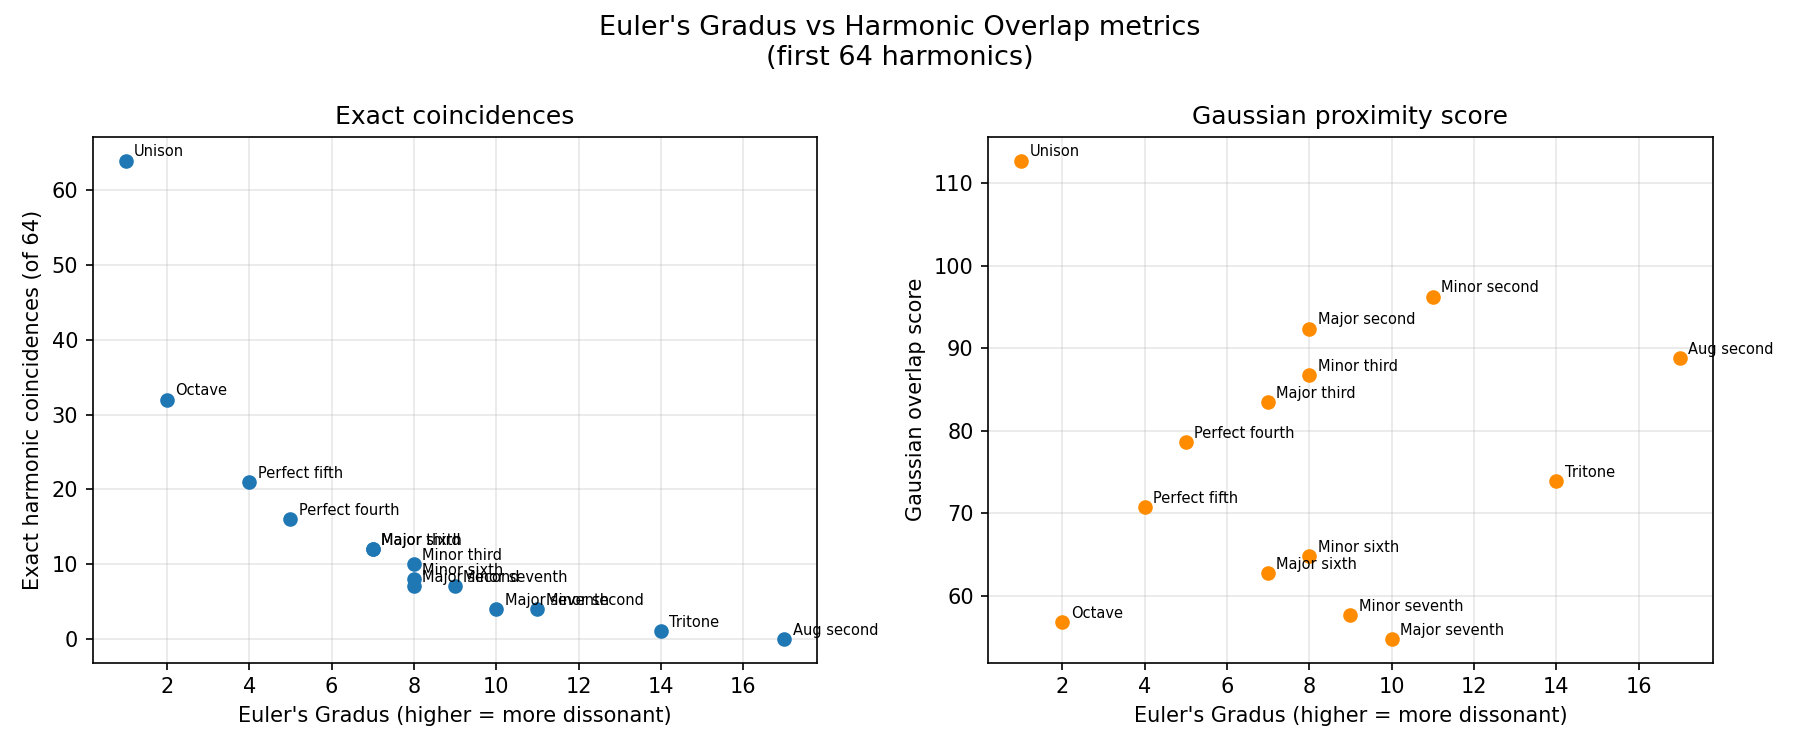

Python code for this plot:
"""
Explore whether harmonic overlap predicts Euler's Gradus Suavitatis.

For two notes at frequency ratio p:q (integers, coprime), harmonics of note 1
are at multiples of 1, harmonics of note 2 are at multiples of p/q. An exact
coincidence occurs when n1 = n2 * p/q, i.e. n1*q = n2*p. Since gcd(p,q)=1,
this requires p | n1 and q | n2, so coincidences fall at harmonics p, 2p, 3p…
of note 1. Within N harmonics of note 1, there are floor(N/p) such coincidences.

Euler's Gradus for a ratio expressed as n = p*q (the product of numerator and
denominator in lowest terms) is: G(n) = 1 + sum_i e_i*(prime_i - 1)

OEIS A275314: https://oeis.org/A275314
"""

from math import gcd
from fractions import Fraction
from sympy import factorint
import numpy as np
import matplotlib.pyplot as plt


# ---------------------------------------------------------------------------
# Euler's Gradus Suavitatis
# ---------------------------------------------------------------------------

def gradus(p: int, q: int) -> int:
    """Euler's Gradus for frequency ratio p:q (need not be coprime)."""
    g = gcd(p, q)
    p, q = p // g, q // g
    n = p * q  # characteristic number
    result = 1
    for prime, exp in factorint(n).items():
        result += exp * (prime - 1)
    return result


# ---------------------------------------------------------------------------
# Harmonic overlap metrics
# ---------------------------------------------------------------------------

def exact_coincidences(p: int, q: int, N: int) -> int:
    """
    Count harmonics of note 1 (up to N) that exactly coincide with a harmonic
    of note 2, for ratio p:q in lowest terms.

    Coincidences occur at n1 = p, 2p, 3p, ... so count = floor(N/p).
    By symmetry, if we count from note 2's side it's floor(N/q).
    """
    g = gcd(p, q)
    p, q = p // g, q // g
    return N // p  # harmonics of note 1 that match a harmonic of note 2


def near_coincidences(p: int, q: int, N: int, tolerance: float = 0.01) -> int:
    """
    Count near-coincidences using a tolerance in semitones (as fraction of
    semitone width). Useful to model finite-bandwidth ear perception.
    """
    g = gcd(p, q)
    p, q = p // g, q // g
    # Harmonics of note 1: 1, 2, ..., N  (at relative freq k)
    # Harmonics of note 2: p/q, 2p/q, ..., N*p/q
    harmonics1 = np.arange(1, N + 1, dtype=float)
    harmonics2 = np.arange(1, N + 1, dtype=float) * p / q

    count = 0
    for h2 in harmonics2:
        if h2 > N:
            break
        # nearest harmonic of note 1
        nearest = round(h2)
        if nearest >= 1 and abs(h2 - nearest) / nearest <= tolerance:
            count += 1
    return count


def overlap_score(p: int, q: int, N: int) -> float:
    """
    Roughness-inspired score: sum over all harmonic pairs of a proximity
    function. Closer pairs contribute more weight. This mimics Helmholtz/Plomp
    roughness models where nearby partials create beating dissonance.
    """
    g = gcd(p, q)
    p, q = p // g, q // g
    harmonics1 = np.arange(1, N + 1, dtype=float)
    harmonics2 = np.arange(1, N + 1, dtype=float) * p / q

    score = 0.0
    for h2 in harmonics2:
        if h2 > N * 1.1:
            break
        # Gaussian proximity to each harmonic of note 1
        diffs = np.abs(harmonics1 - h2) / harmonics1  # relative distance
        score += np.sum(np.exp(-diffs**2 / (2 * 0.02**2)))
    return score


# ---------------------------------------------------------------------------
# Survey of musical intervals
# ---------------------------------------------------------------------------

INTERVALS = [
    ("Unison",           1, 1),
    ("Octave",           2, 1),
    ("Perfect fifth",    3, 2),
    ("Perfect fourth",   4, 3),
    ("Major sixth",      5, 3),
    ("Major third",      5, 4),
    ("Minor third",      6, 5),
    ("Minor sixth",      8, 5),
    ("Major second",     9, 8),
    ("Minor seventh",    9, 5),
    ("Major seventh",   15, 8),
    ("Minor second",    16, 15),
    ("Tritone",         45, 32),
    ("Aug second",      75, 64),
]

N_HARMONICS = 64

print(f"{'Interval':<20} {'Ratio':>8}  {'Gradus':>6}  {'ExactN':>7}  {'NearN':>7}  {'Overlap':>9}")
print("-" * 65)

for name, p, q in INTERVALS:
    g_val   = gradus(p, q)
    exact   = exact_coincidences(p, q, N_HARMONICS)
    near    = near_coincidences(p, q, N_HARMONICS, tolerance=0.005)
    olap    = overlap_score(p, q, N_HARMONICS)
    print(f"{name:<20} {p}/{q:>5}  {g_val:>6}  {exact:>7}  {near:>7}  {olap:>9.2f}")


# ---------------------------------------------------------------------------
# Scatter plot: Gradus vs overlap metrics
# ---------------------------------------------------------------------------

gradus_vals  = [gradus(p, q)                         for _, p, q in INTERVALS]
exact_vals   = [exact_coincidences(p, q, N_HARMONICS) for _, p, q in INTERVALS]
overlap_vals = [overlap_score(p, q, N_HARMONICS)      for _, p, q in INTERVALS]
names        = [n for n, _, _ in INTERVALS]

fig, axes = plt.subplots(1, 2, figsize=(12, 5))
fig.suptitle("Euler's Gradus vs Harmonic Overlap metrics\n"
             f"(first {N_HARMONICS} harmonics)", fontsize=13)

ax = axes[0]
ax.scatter(gradus_vals, exact_vals, zorder=3)
for i, name in enumerate(names):
    ax.annotate(name, (gradus_vals[i], exact_vals[i]),
                textcoords="offset points", xytext=(4, 2), fontsize=7)
ax.set_xlabel("Euler's Gradus (higher = more dissonant)")
ax.set_ylabel(f"Exact harmonic coincidences (of {N_HARMONICS})")
ax.set_title("Exact coincidences")
ax.grid(True, alpha=0.3)

ax = axes[1]
ax.scatter(gradus_vals, overlap_vals, color="darkorange", zorder=3)
for i, name in enumerate(names):
    ax.annotate(name, (gradus_vals[i], overlap_vals[i]),
                textcoords="offset points", xytext=(4, 2), fontsize=7)
ax.set_xlabel("Euler's Gradus (higher = more dissonant)")
ax.set_ylabel("Gaussian overlap score")
ax.set_title("Gaussian proximity score")
ax.grid(True, alpha=0.3)

plt.tight_layout()
plt.savefig("harmonic_overlap.png", dpi=150)
plt.show()
print("\nPlot saved to harmonic_overlap.png")


# ---------------------------------------------------------------------------
# Exact relationship for exact coincidences
# ---------------------------------------------------------------------------

print("\nExact formula analysis:")
print("For ratio p:q (coprime), exact coincidences in N harmonics = floor(N/p)")
print("Compare: Gradus = 1 + sum_i e_i*(prime_i-1) over factorisation of p*q")
print()
print("Ratios ranked by Gradus vs by coincidence count (most to least consonant):")
ranked_g = sorted(INTERVALS, key=lambda x: gradus(x[1], x[2]))
ranked_c = sorted(INTERVALS, key=lambda x: -exact_coincidences(x[1], x[2], N_HARMONICS))
print(f"{'By Gradus':<25}  {'By coincidences':<25}")
for (ng, _, _), (nc, _, _) in zip(ranked_g, ranked_c):
    print(f"  {ng:<23}    {nc:<23}")
